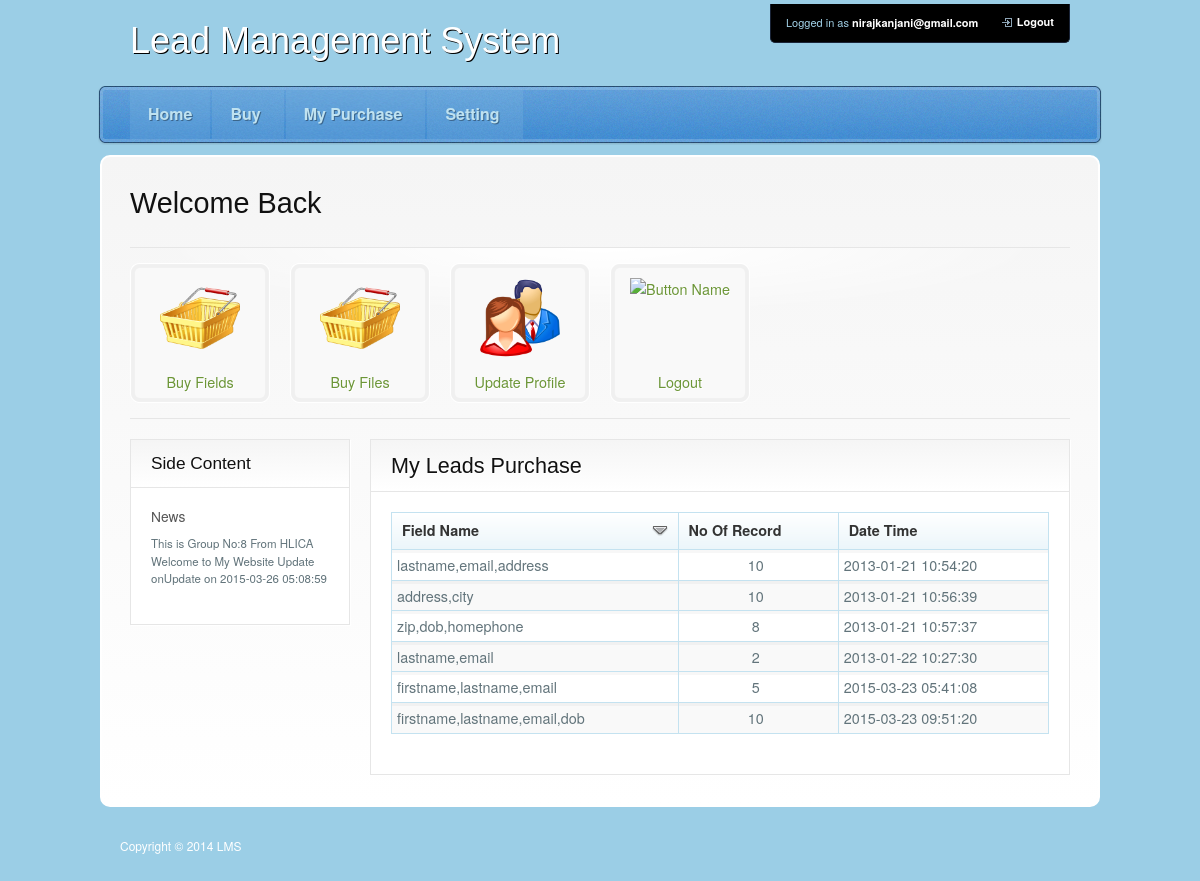
Page /buyer/my-lead-pur.php (signed in) on the committed database.
### tables this page shows
CREATE TABLE IF NOT EXISTS `news` (
  `newsid` int(11) NOT NULL,
  `news` text NOT NULL,
  `time` timestamp NOT NULL DEFAULT CURRENT_TIMESTAMP ON UPDATE CURRENT_TIMESTAMP,
  PRIMARY KEY (`newsid`)
);

CREATE TABLE IF NOT EXISTS `registration` (
  `uid` int(11) NOT NULL AUTO_INCREMENT,
  `uname` varchar(20) NOT NULL,
  `pwd` varchar(20) NOT NULL,
  `fname` varchar(20) NOT NULL,
  `lname` varchar(20) NOT NULL,
  `email` varchar(100) NOT NULL,
  `phone` bigint(20) NOT NULL,
  `add` varchar(200) NOT NULL,
  `city` varchar(30) NOT NULL,
  `state` varchar(30) NOT NULL,
  `country` varchar(30) NOT NULL,
  `zip` int(11) NOT NULL,
  `atype` varchar(20) NOT NULL,
  `rtime` timestamp NOT NULL DEFAULT CURRENT_TIMESTAMP,
  PRIMARY KEY (`uid`)
);

CREATE TABLE IF NOT EXISTS `sold_leads` (
  `slid` int(11) NOT NULL AUTO_INCREMENT,
  `fieldname` varchar(200) NOT NULL,
  `noof` int(11) NOT NULL,
  `buyerid` int(11) NOT NULL,
  `solddate` timestamp NOT NULL DEFAULT CURRENT_TIMESTAMP,
  PRIMARY KEY (`slid`)
);

### buyer/my-lead-pur.php (the view, shortened to what this page needs)
<!DOCTYPE html PUBLIC "-//W3C//DTD XHTML 1.0 Transitional//EN" "http://www.w3.org/TR/xhtml1/DTD/xhtml1-transitional.dtd">
<html xmlns="http://www.w3.org/1999/xhtml" xml:lang="en" lang="en">
<head>
   <?php
   include 'include_theme/head_scripts.php';
   ?>
</head>
<body>
    <?php
       include 'include_theme/top_menu.php';
    ?>
<div class="main">
    <div class="container_12">
    	<div class="grid_12">
            <?php
                include 'include_theme/welcome.php';
                include 'include_theme/sidebar.php';
            ?>
            <div class="grid_9 content omega">
            	<div class="content-box">
                	<div class="content-header">
                    	<h3>My  Leads Purchase </h3>
                    </div>
                    <table align="center" class="tablesorter" cellspacing="1">
                            <thead>
                                <tr>
                      <th><span>Field Name</span></th>
                                          <th><span>No Of Record</span></th>
                                                <th><span>Date Time</span></th>
                                </tr>
                            </thead>
                            <tbody>
                                <?php
                                   $uid = $_SESSION["uid"];
                                $q = mysqli_query($GLOBALS["___mysqli_ston"], "SELECT
    `sold_leads`.`fieldname`
    , `sold_leads`.`noof`
    , `sold_leads`.`solddate`
    , `registration`.`uid`
FROM
    `registration`
    INNER JOIN `sold_leads`
        ON (`registration`.`uid` = `sold_leads`.`buyerid`)
     WHERE    `registration`.`uid` =  '{$uid}'
         ") or die(((is_object($GLOBALS["___mysqli_ston"])) ? mysqli_error($GLOBALS["___mysqli_ston"]) : (($___mysqli_res = mysqli_connect_error()) ? $___mysqli_res : false)));
                                while($data=  mysqli_fetch_row($q))
                                {
                                    echo "<tr>";
                                    echo "<td>$data[0]</td>";
                                    echo "<td><center>$data[1]</center></td>";
                                    echo "<td>$data[2]</td>";
                                    echo "</tr>";
                                }
                                ?>
                            </tbody>
                        </table>
                </div>
            </div>
    	</div>
    </div>
</div>
<?php
include 'include_theme/footer.php';
?>
</body>
</html>

### buyer/include_theme/sidebar.php
<div class="grid_3 sidebar alpha">
           		<div class="content-box">
                   	<div class="content-header">
                       	<h3>Side Content</h3>
                       </div>
                   	<h4>News</h4>
                       <ul>
                           <?php
                           $q = mysqli_query($GLOBALS["___mysqli_ston"], "select * from news where newsid = 1") or die(((is_object($GLOBALS["___mysqli_ston"])) ? mysqli_error($GLOBALS["___mysqli_ston"]) : (($___mysqli_res = mysqli_connect_error()) ? $___mysqli_res : false)));
                           $news = mysqli_fetch_row($q);
                           echo $news[1];
                           echo "Update on " . $news[2];
                           ?>
                       </ul>
                   </div>
           </div>

### buyer/css/screen.css (style rules this page uses)
html, body, div, span, object, iframe, h1, h2, h3, h4, h5, h6, p, blockquote, pre, a, abbr, acronym, address, code, del, dfn, em, img, q, dl, dt, dd, ol, ul, li, fieldset, form, label, legend, table, caption, tbody, tfoot, thead, tr, th, td { margin:0;padding:0;border:0;font-weight:inherit;font-style:inherit;font-size:100%;font-family:inherit;vertical-align:baseline; }
body { line-height:1.5; }
table { border-collapse:separate;border-spacing:0; }
caption, th, td { text-align:left;font-weight:normal; }
table, td, th { vertical-align:middle; }
body { font-size:75%;color:#222;background:#fff;font-family:"Helvetica Neue", Arial, Helvetica, sans-serif; }
h1, h2, h3, h4, h5, h6 { font-weight:normal;color:#111; }
h3 { font-size:1.5em;line-height:1;margin-bottom:1em; }
h4 { font-size:1.2em;line-height:1.25;margin-bottom:1.25em; }
ul, ol { margin:0 1.5em 1.5em 1.5em; }
ul { list-style-type:disc; }
table { margin-bottom:1.4em;width:100%; }
th { font-weight:bold; }
thead th { background:#c3d9ff; }
th, td, caption { padding:4px 10px 4px 5px; }
tr.even td { background:#e5ecf9; }
.container_12 { margin-left: auto; margin-right: auto; width: 960px; }
.grid_1, .grid_2, .grid_3, .grid_4, .grid_5, .grid_6, .grid_7, .grid_8, .grid_9, .grid_10, .grid_11, .grid_12 { display: inline; float: left; position:relative; margin-left: 10px; margin-right: 10px; }
.alpha { margin-left: 0; }
.omega { margin-right: 0; }
.container_12 .grid_3 { width: 220px; }
.container_12 .grid_9 { width: 700px; }
.container_12 .grid_12 { width: 940px; }

### buyer/css/print.css (style rules this page uses)
body { line-height:1.5;font-family:"Helvetica Neue", Arial, Helvetica, sans-serif;color:#000;background:none;font-size:10pt; }
h1, h2, h3, h4, h5, h6 { font-family:"Helvetica Neue", Arial, "Lucida Grande", sans-serif; }

### buyer/css/theme.css (style rules this page uses)
body { background:url(../images/layout/body.gif) top repeat-x #9BCEE6; color:#62747B; }
h1, h2, h3 { font-family:'UbuntuTitlingBold', Helvetica, 'Helvetica Neue', Arial, sans-serif; }
.header { position:relative; }
.main { width:996px; margin:0 auto; border:2px solid #fff; background-image: -moz-linear-gradient(top, #ffffff, #f5f5f5); background-image: -webkit-gradient(linear,left top,left bottom,color-stop(0, #f5f5f5),color-stop(1, #ffffff)); filter: progid:DXImageTransform.Microsoft.gradient(startColorstr='#ffffff', endColorstr='#f5f5f5'); -ms-filter: "progid:DXImageTransform.Microsoft.gradient(startColorstr='#ffffff', endColorstr='#f5f5f5')"; -moz-box-shadow:0 1px 2px rgba(0,0,0,0.3); -moz-border-radius:10px; -webkit-border-radius:10px; border-radius:10px; padding-top:25px; font-size:120%; }
.content-box { background:#fff; border:1px solid #E6E6E6; -moz-box-shadow:1px 1px #fff; -webkit-box-shadow:1px 1px #fff; padding:20px; margin-bottom:30px; }
.sidebar .content-box { font-size:80%; }
.sidebar .content-box ul { margin-left:0; margin-right:0; }
.content-box .content-header { border-bottom:1px solid #E6E6E6; margin:-20px -20px 20px -20px; padding:15px 20px; background-image: -moz-linear-gradient(top, #ffffff, #f5f5f5); background-image: -webkit-gradient(linear,left top,left bottom,color-stop(0, #f5f5f5),color-stop(1, #ffffff)); filter: progid:DXImageTransform.Microsoft.gradient(startColorstr='#ffffff', endColorstr='#f5f5f5'); -ms-filter: "progid:DXImageTransform.Microsoft.gradient(startColorstr='#ffffff', endColorstr='#f5f5f5')"; text-shadow:1px 1px #fff; }
.content-box .content-header h3 { margin-bottom:0; }
.sidebar h4 { margin-bottom:10px; }
h4 { color:#555; }
table { border:1px solid #C4E2F0; border-top:none; border-left:none; border-bottom:none; }
thead th { background:url(images/thead.png) top repeat-x #ECF6FA; border:1px solid #C4E2F0; border-right:none; color:#333; padding:7px 10px; cursor:pointer; }
th.headerSortDown span { background: url(images/desc-trans.png) right no-repeat; display:block; }
table td { border:1px solid #C4E2F0; border-right:none; border-top:none; background:url(images/td-trans.png) top repeat-x; }
table tr.even td { background:url(images/td-trans.png) top repeat-x #F9F9F9; }

### rows in the picture
news: news "This is Group No:8 From HLICA Welcome to My Website Update on", time "2015-03-26 05:08:59"
registration: sold_leads.fieldname "lastname,email,address", sold_leads.noof "10", sold_leads.solddate "2013-01-21 10:54:20", sold_leads.fieldname "address,city", sold_leads.solddate "2013-01-21 10:56:39", sold_leads.fieldname "zip,dob,homephone", sold_leads.noof "8", sold_leads.solddate "2013-01-21 10:57:37", sold_leads.fieldname "lastname,email", sold_leads.noof "2", sold_leads.solddate "2013-01-22 10:27:30", sold_leads.fieldname "firstname,lastname,email", sold_leads.noof "5", sold_leads.solddate "2015-03-23 05:41:08", sold_leads.fieldname "firstname,lastname,email,dob", sold_leads.solddate "2015-03-23 09:51:20"

### other values in the picture
$_SESSION["buyer"] "nirajkanjani@gmail.com"
